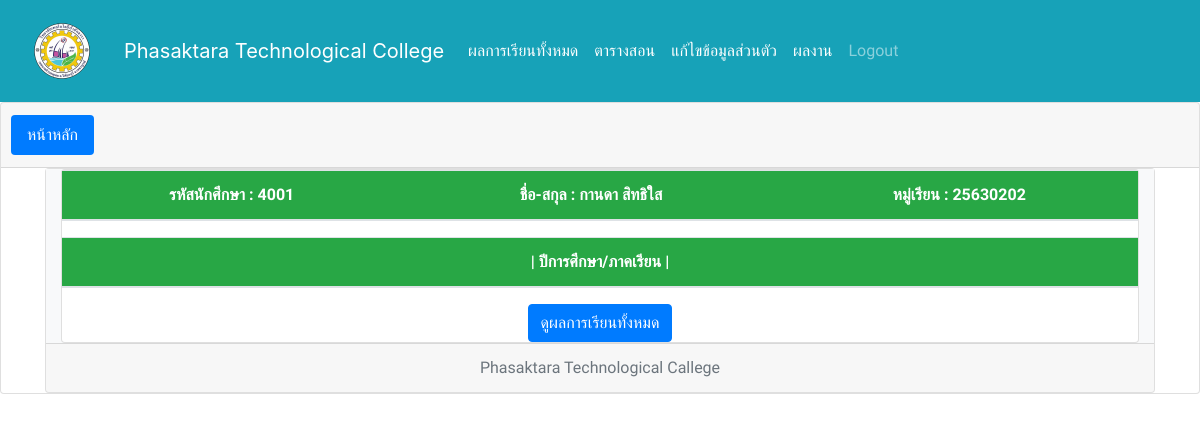
Screenshot of /show_grade_blank.php (signed in) with the database file from the repository.
### tables this page shows
CREATE TABLE `student` (
  `s_username` varchar(13) NOT NULL,
  `s_password` varchar(20) NOT NULL,
  `s_name` varchar(50) NOT NULL,
  `s_idcard` varchar(13) NOT NULL,
  `s_address` text NOT NULL,
  `s_tel` varchar(10) NOT NULL,
  `s_email` varchar(50) NOT NULL,
  `s_year` varchar(4) NOT NULL,
  `s_hbd` date NOT NULL,
  `s_brethren` int(11) NOT NULL,
  `st_id` char(1) NOT NULL,
  `s_child` varchar(2) NOT NULL,
  `class_id` int(11) NOT NULL,
  `f_id` varchar(13) NOT NULL,
  `m_id` varchar(13) NOT NULL,
  `pa_id` varchar(13) NOT NULL,
  `s_pic` varchar(200) NOT NULL
);

CREATE TABLE `class` (
  `class_id` int(11) NOT NULL,
  `class_name` varchar(50) NOT NULL,
  `b_id` tinyint(4) NOT NULL
);

### show_grade_blank.php (the view, shortened to what this page needs)
<?php
if (isset($_SESSION["valid_uname"]) && isset($_SESSION["valid_pwd"])) {
  include "connect.php";
  include "include/head_menu_student.php";
$valid_username = $_SESSION["valid_uname"];
$sql = "SELECT *
				FROM student
				inner join class on (student.class_id = class.class_id)
									WHERE s_username = '$valid_username'";
$result = mysqli_query($conn, $sql)
  or die("3.ไม่สามารถประมวลผลคำสั่งได้") . mysqli_error();
  $rs = mysqli_fetch_array($result)
?>
<div class="card text-center">
  <div class="card-header">
    <ul class="nav nav-pills card-header-pills">
      <li class="nav-item">
        <a class="nav-link active" href="show_grade_blank.php">หน้าหลัก</a>
      </li>
    </ul>
  </div>
  <div class="container" >
    <div class="card text-center">
      <div class="container-fluid h-100 bg-light text-dark">
        <div class="card text" style="max-width: 1200px;">
          <div class="row no-gutters">
            <div class="col-md-12">
            <table class="table table-hover" >
                <thead>
                  <tr class="bg-success text-white">
                  	<th scope="col">รหัสนักศึกษา : <?php echo"$rs[s_username]"; ?></th>
                    <th scope="col">ชื่อ-สกุล : <?php echo"$rs[s_name]"; ?></th>
                    <th scope="col">หมู่เรียน : <?php echo"$rs[class_name]"; ?></th>
                </thead>
              <table class="table table-hover" >
                <thead>
                  <tr class="bg-success text-white">
                    <th scope="col">| ปีการศึกษา/ภาคเรียน |</th>
                  </tr>
                </thead>
              </table>
               <tbody>
                    <tr>
                      <td><?php echo "<a href=\"show_grade_year.php?s_username=$rs[s_username]\">"; ?>
                      <button type="button" class="btn btn-primary">ดูผลการเรียนทั้งหมด</button>
                      <?php echo "</a>"; ?></td>
                    </tr>
                </tbody>
            </div>
          </div>
        </div>
      </div>
      <div class="card-footer text-muted">
        Phasaktara Technological Callege
      </div>
      <?php
    } else {
      echo "<script> alert('Please Login');window.location = 'index.php';</script>";
      exit();
    }
      ?>

### include/head_menu_student.php (style rules this page uses)
body, h1, h2, div, h3, h4, p { font-family: 'Sarabun'; }

### rows the page displays
student: s_username "4001", s_name "กานดา สิทธิใส", class.class_name "25630202"
